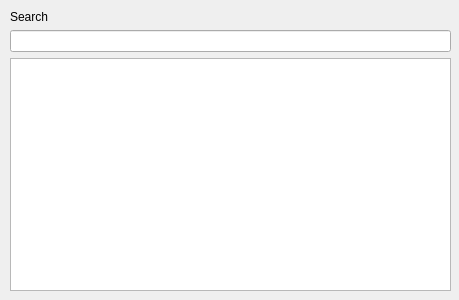
<?xml version="1.0" encoding="UTF-8"?>
<ui version="4.0">
 <class>SearchWindowClass</class>
 <widget class="QWidget" name="SearchWindowClass">
  <property name="geometry">
   <rect>
    <x>0</x>
    <y>0</y>
    <width>459</width>
    <height>300</height>
   </rect>
  </property>
  <property name="windowTitle">
   <string>SearchWindow</string>
  </property>
  <widget class="QWidget" name="">
   <property name="geometry">
    <rect>
     <x>10</x>
     <y>10</y>
     <width>441</width>
     <height>281</height>
    </rect>
   </property>
   <layout class="QVBoxLayout" name="verticalLayout_2">
    <item>
     <layout class="QVBoxLayout" name="verticalLayout">
      <item>
       <widget class="QLabel" name="labelSearch">
        <property name="text">
         <string>Search</string>
        </property>
       </widget>
      </item>
      <item>
       <widget class="QLineEdit" name="lineEditSearch"/>
      </item>
     </layout>
    </item>
    <item>
     <widget class="QListWidget" name="listWidgetResults"/>
    </item>
   </layout>
  </widget>
 </widget>
 <resources/>
 <connections/>
</ui>
